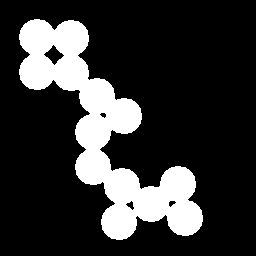
%> input picture MASTER_mispa/TUT.IMG.image_segmentation_watershed/python/circles.tif, 256 x 256 px
$ octave script_segmentation2.m   (GNU Octave 9; MATLAB toolbox functions it lacks are replaced by stand-ins)
%> lines starting %> are read from the running program, lines starting %| are printed output that depends on the picture; in (x1, y1, x2, y2) boxes, pixels count from 0 and x2, y2 are one past the last pixel; in counts of white or black regions, pixels touching at a corner belong together; the program's own positions count from 1
### MASTER_mispa/TUT.IMG.image_segmentation_watershed/matlab/viewImage.m
function viewImage(A)
B=double(A);
mmax=max(max(B));
mmin=min(min(B));
if (mmax == mmin) B=0;
else B=uint8(255*(B-min(min(B)))/(max(max(B))-min(min(B))));
end
colormap gray;axis image;
imshow(B);

### MASTER_mispa/TUT.IMG.image_segmentation_watershed/matlab/sobel.m
function B=sobel(A)
C=double(A);
h1=[1 2 1;0 0 0;-1 -2 -1];
h2=h1';
C1=filter2(h1,C,'same');
C2=filter2(h2,C,'same');
B=sqrt(C1.^2+C2.^2);

### MASTER_mispa/TUT.IMG.image_segmentation_watershed/matlab/script_segmentation2.m
%% CORRECTION TP SEGMENTATION (2) - OPTION I&S

%% 0 - Nettoyage

clear all;close all;clc

%% 1 - LPE et carte de distances
% lecture image
A=imread('circles.tif');
%> A is the input picture: size 256x256 uint8; 20.1% white; 1 white region, box (x1, y1, x2, y2) and area: (19, 19, 203, 240) 13199
% carte des distances
dist=bwdist(~A);
% watershed
watf=watershed(imcomplement(dist));
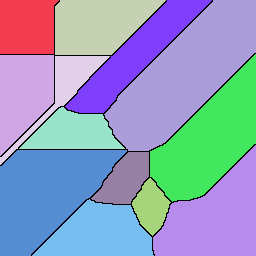
%> watf: size 256x256 uint8; 14 distinct labels, from 0 to 13; one colour per label, 0 black
watf=(watf==0);
%> watf: size 256x256 logical; 3% white in thin lines or dots
% individualisation
B=A & ~watf;
%> B: size 256x256 logical; 19.7% white; 13 white regions, largest, box (x1, y1, x2, y2) and area: (167, 201, 203, 236) 1012, (101, 205, 137, 240) 1009, (19, 55, 54, 90) 1006
% visualisation
figure
subplot(2,2,1);viewImage(A);title('Image originale');
%> in viewImage, `mmax=max(max(B));`: mmax = 255
%> in viewImage, `mmin=min(min(B));`: mmin = 0
imwrite(A,'A.jpg')
subplot(2,2,2);viewImage(dist);title('Carte des distances');
dist2=uint8(255*(dist-min(min(dist)))/(max(max(dist))-min(min(dist))));
imwrite(dist2,'dist.jpg')
subplot(2,2,3);viewImage(watf);title('LPE');
%> in viewImage (call 3), `B=double(A);`: B: size 256x256 double; values 0 (black) and 1 (white), 3% white in thin lines or dots
%> in viewImage (call 3), `else B=uint8(255*(B-min(min(B)))/(max(max(B))-min(min(B))));`: B: size 256x256 uint8; 3% white in thin lines or dots
subplot(2,2,4);viewImage(B);title('Individualisation des grains');
imwrite(B,'B.jpg')

%% 2 - LPE et gradients

% lecture image
A=imread('gel.jpg');
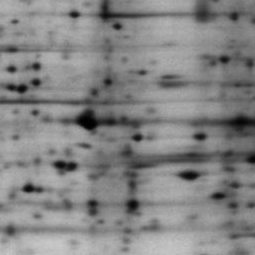
%> input picture MASTER_mispa/TUT.IMG.image_segmentation_watershed/matlab/gel.jpg, 255 x 255 px
%> A is the input picture: size 255x255 uint8; min 0, max 201, mean 131.9
% gradient
gradient=sobel(A);
rm=imregionalmin(gradient);
%> rm: size 255x255 logical; 5.4% white in thin lines or dots
% watershed
wat=watershed(gradient);
wat=(wat==0);
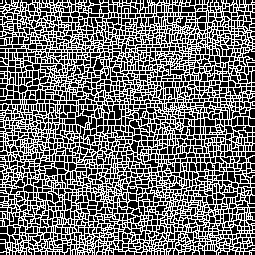
%> wat: size 255x255 logical; 42.2% white in thin lines or dots
% visualisation
figure
subplot(2,2,1);viewImage(A);title('Image originale');
%> in viewImage (call 5), `mmax=max(max(B));`: mmax = 201
%> in viewImage (call 5), `else B=uint8(255*(B-min(min(B)))/(max(max(B))-min(min(B))));`:
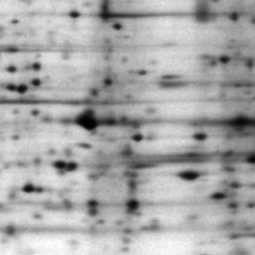
%> B: size 255x255 uint8; min 0, max 255, mean 167.3
subplot(2,2,2);viewImage(gradient);title('Image gradient');
subplot(2,2,3);viewImage(rm);title('Minima : image gradient');
%> in viewImage (call 7), `B=double(A);`: B: size 255x255 double; values 0 (black) and 1 (white), 5.4% white in thin lines or dots
%> in viewImage (call 7), `else B=uint8(255*(B-min(min(B)))/(max(max(B))-min(min(B))));`: B: size 255x255 uint8; 5.4% white in thin lines or dots
subplot(2,2,4);viewImage(wat);title('LPE');
%> in viewImage (call 8), `B=double(A);`: B: size 255x255 double; values 0 (black) and 1 (white), 42.2% white in thin lines or dots
%> in viewImage (call 8), `else B=uint8(255*(B-min(min(B)))/(max(max(B))-min(min(B))));`: B: size 255x255 uint8; 42.2% white in thin lines or dots

% LPE du gradient de l'image filtr閑
% lecture image
A=imread('gel.jpg');
% filtrage
se = strel('disk',2);
AA=imopen(A,se);
f=imclose(AA,se);clear AA;
% gradient
gradient=sobel(f);
rm=imregionalmin(gradient);
%> rm: size 255x255 logical; 4.9% white in thin lines or dots
% watershed
wat=watershed(gradient);
%> wat: size 255x255 uint16
wat=(wat==0);
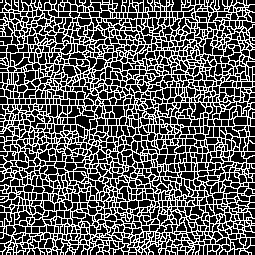
%> wat: size 255x255 logical; 34.9% white in thin lines or dots
% visualisation
figure
subplot(2,2,1);viewImage(A);title('Image originale');
subplot(2,2,2);viewImage(f);title('Image filtr閑');
subplot(2,2,3);viewImage(rm);title('Minima : gradient image filtr閑');
%> in viewImage (call 11), `B=double(A);`: B: size 255x255 double; values 0 (black) and 1 (white), 4.9% white in thin lines or dots
%> in viewImage (call 11), `else B=uint8(255*(B-min(min(B)))/(max(max(B))-min(min(B))));`: B: size 255x255 uint8; 4.9% white in thin lines or dots
subplot(2,2,4);viewImage(wat);title('LPE');
%> in viewImage (call 12), `B=double(A);`: B: size 255x255 double; values 0 (black) and 1 (white), 34.9% white in thin lines or dots
%> in viewImage (call 12), `else B=uint8(255*(B-min(min(B)))/(max(max(B))-min(min(B))));`: B: size 255x255 uint8; 34.9% white in thin lines or dots

%% 3 - LPE contrainte par des marqueurs

% marqueurs internes : minima image filtr閑
se = strel('disk',2);
AA=imopen(A,se);
f=imclose(AA,se);clear AA;
rm=imregionalmin(f);
%> rm: size 255x255 logical; 3% white in thin lines or dots
% marqueurs externes : watershed de l'image filtr閑
watf=watershed(f);
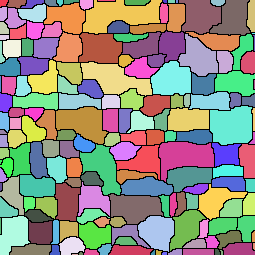
%> watf: size 255x255 uint8; 179 distinct labels, from 0 to 178; one colour per label, 0 black
watf=(watf==0);
%> watf: size 255x255 logical; 10.6% white in thin lines or dots
% visualisation des marqueurs
figure
subplot(1,2,1);viewImage(rm);title('Marqueurs internes : minima image filtr閑');
%> in viewImage (call 13), `else B=uint8(255*(B-min(min(B)))/(max(max(B))-min(min(B))));`: B: size 255x255 uint8; 3% white in thin lines or dots
subplot(1,2,2);viewImage(watf);title('Marqueurs externes : LPE image filtr閑');
%> in viewImage (call 14), `B=double(A);`: B: size 255x255 double; values 0 (black) and 1 (white), 10.6% white in thin lines or dots
%> in viewImage (call 14), `else B=uint8(255*(B-min(min(B)))/(max(max(B))-min(min(B))));`: B: size 255x255 uint8; 10.6% white in thin lines or dots
% imposition des minima
gradient=sobel(f);
mie=imimposemin(gradient, rm | watf);
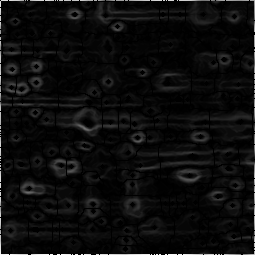
%> mie: size 255x255 double; 13.65% of the values are NaN or infinite; the others: min 0.789, max 789.9, mean 46.89; drawn with min black, max white, NaN and infinite black
minima=max(rm,watf);
% watershed contraint
watc=watershed(mie);
watc=(watc==0);
% superposition des images originale et segment閑
seg=A;
seg(watc==1)=255;
% visualisation
figure
subplot(2,2,1);viewImage(f);title('Image filtr閑');
subplot(2,2,2);viewImage(gradient);title('Gradient image filtr閑');
subplot(2,2,3);viewImage(minima);title('Minima impos閟');
subplot(2,2,4);viewImage(seg);title('Segmentation');

%% 4 - Fonctions annexes

readfile('sobel.m');
%> (this line was passed over: readfile is not available in this run)
readfile('viewImage.m');
%> (this line was passed over: readfile is not available in this run)
